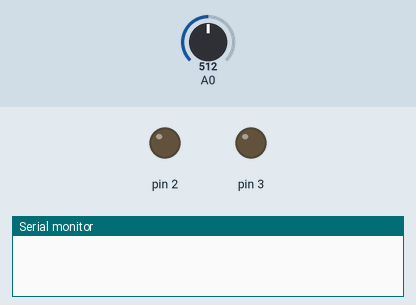
This sketch was run on a simulated Arduino Mega 2560, built with avr-gcc and run on an emulated ATmega2560. Shown: output pins drawn as LEDs (lit = HIGH), the last lines printed to the serial monitor. The test bench sets the inputs (shaded band); at power-on: A0 = 512.

Above: at 0.05 s.
At 4.7 s:
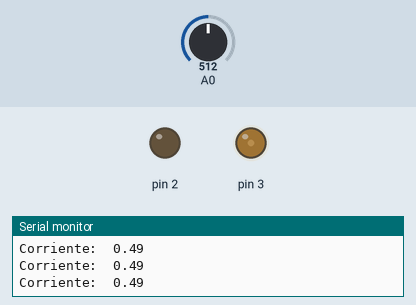
At 8.3 s:
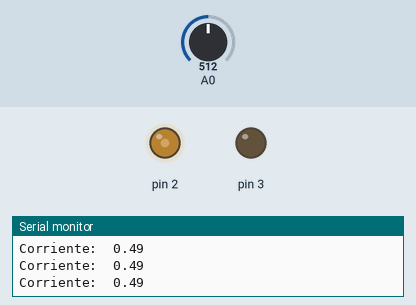
At 11.95 s:
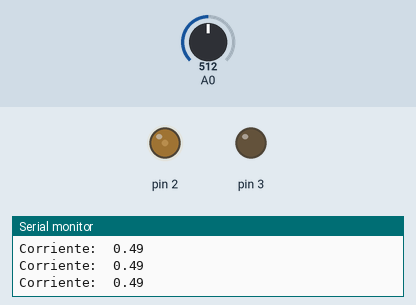
Timing chart, 0 to 18.8 s (numbered marks = the images above):
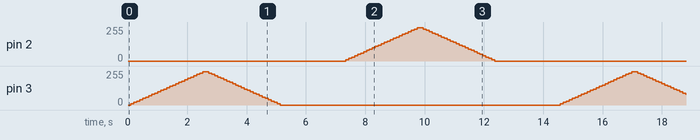

The sketch:

motor_test1.ino
```cpp
int sensorValue_sin_offset = 0;
int corriente_analog = 0;
float voltaje = 12.0;
float corriente_voltaje = 0;
float corriente = 0;
float consumo = 0;
void setup() {

 //pines motor
 Serial.begin(9600);
 pinMode(3, OUTPUT);
 pinMode(2, OUTPUT);
 // TCCR2B = 0;// same for TCCR2B
 // TCCR2B |= (0 << CS20)|(0 << CS21)|(1 << CS22);
 // TCCR2B = _BV(CS22);

//TCCR3B = TCCR3B & B11111000 | B00000100; // set timer 3 divisor to     256 for PWM frequency of   122.55 Hz
TCCR3B = TCCR3B & B11111000 | B00000010;    // set timer 3 divisor to     8 for PWM frequency of  3921.16 Hz ----> Queda!
//TCCR3B = TCCR3B & B11111000 | B00000001;    // set timer 3 divisor to     1 for PWM frequency of 31372.55 Hz


}

void loop() {

//ejecucion de pwms
for(int j = 0;j<=250;j+=10){
analogWrite(3,j);
analogWrite(2,0);
delay(100);
Serial.print("Corriente:  ");
Serial.println(calculo_corriente(analogRead(A0)));
}

for(int j = 250;j>=0;j-=10){
analogWrite(3,j);
analogWrite(2,0);
delay(100);
Serial.print("Corriente:  ");
Serial.println(calculo_corriente(analogRead(A0)));
}

analogWrite(3,0);
analogWrite(2,0);

delay(2000);

//for(int j = 255;j>=0;j-=10){
for(int j = 0;j<=250;j+=10){
analogWrite(3,0);
analogWrite(2,j);
delay(100);
Serial.print("Corriente:  ");
Serial.println(calculo_corriente(analogRead(A0)));
}

for(int j = 250;j>=0;j-=10){
analogWrite(3,0);
analogWrite(2,j);
delay(100);
Serial.print("Corriente:  ");
Serial.println(calculo_corriente(analogRead(A0)));
}

analogWrite(3,0);
analogWrite(2,0);

delay(2000);

}

float calculo_corriente(int analog){

  sensorValue_sin_offset = analog-510;
  corriente_voltaje = sensorValue_sin_offset*5000.0/1023.0;
  corriente = corriente_voltaje/20.0;

  return corriente;
}
```
